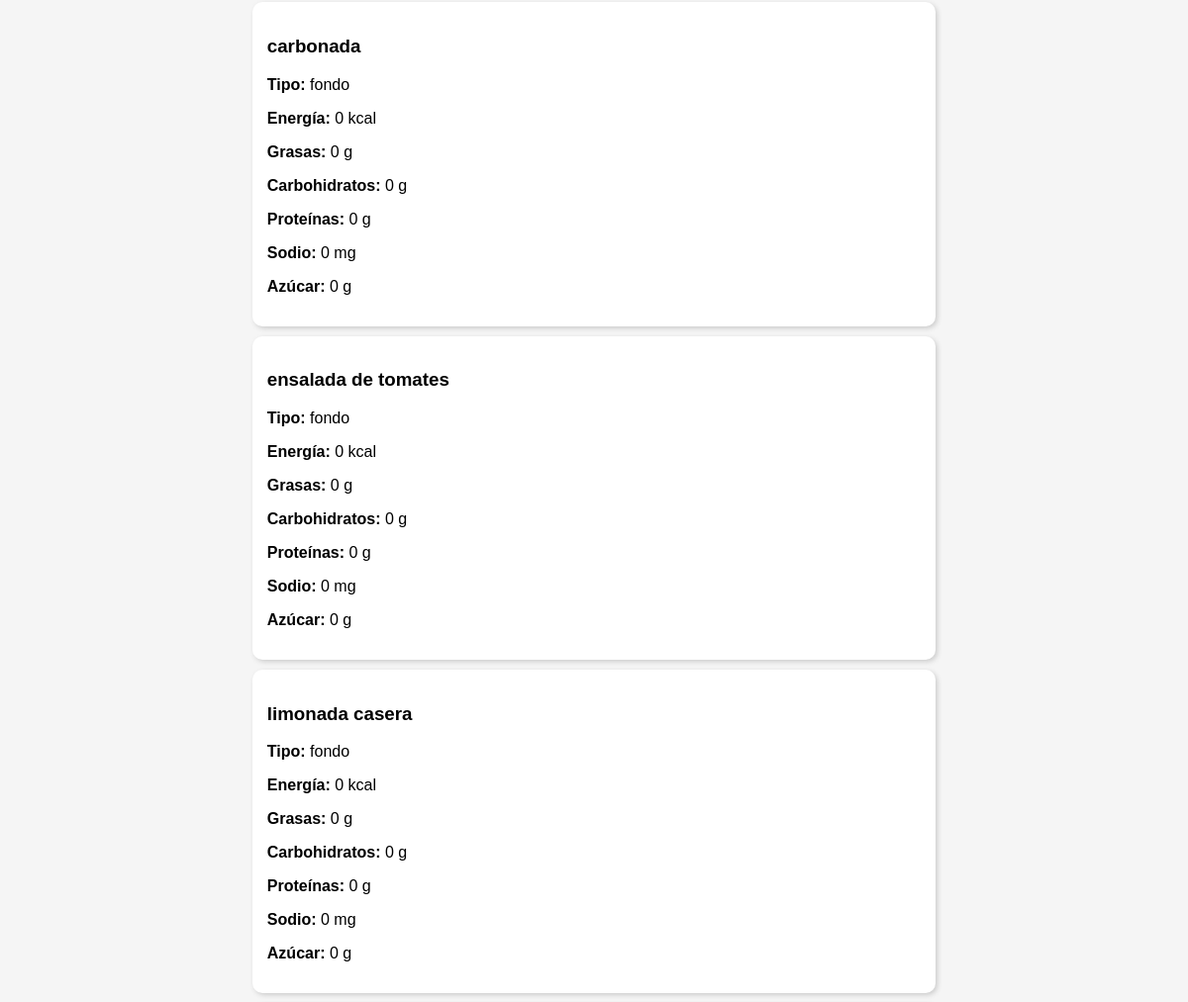
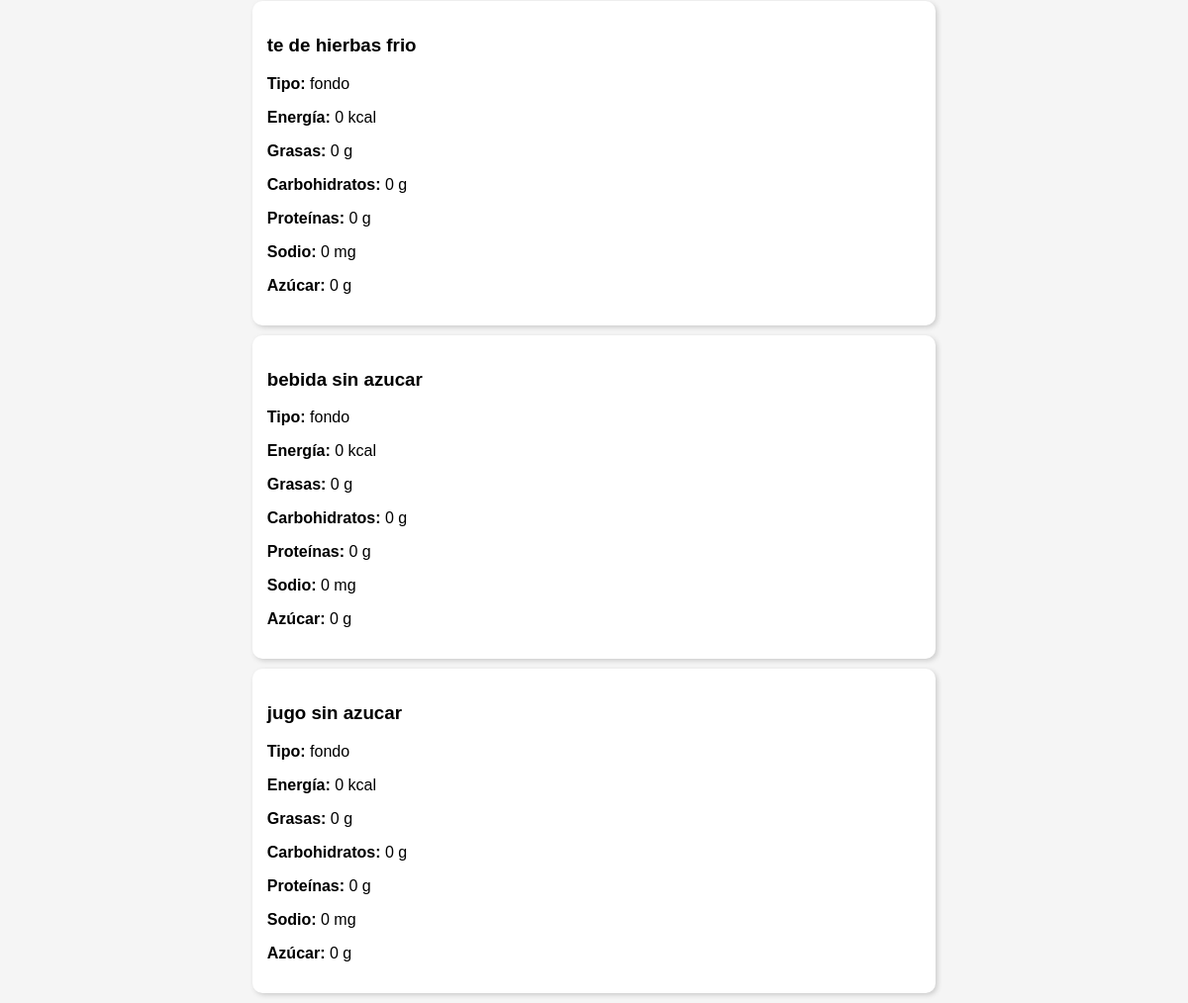
Before: /platos/ (lower part) with the older database file (2 pictures, top to bottom).
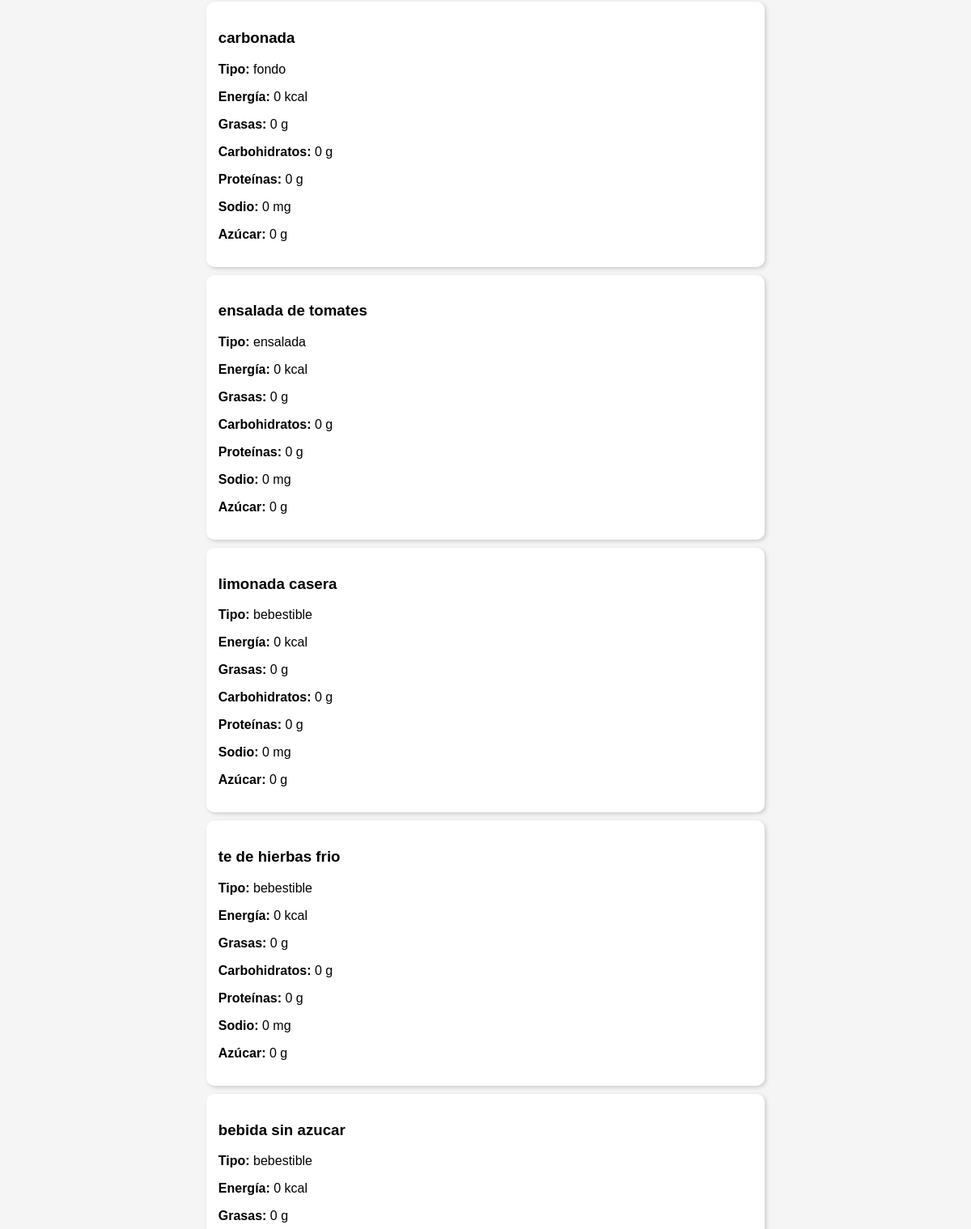
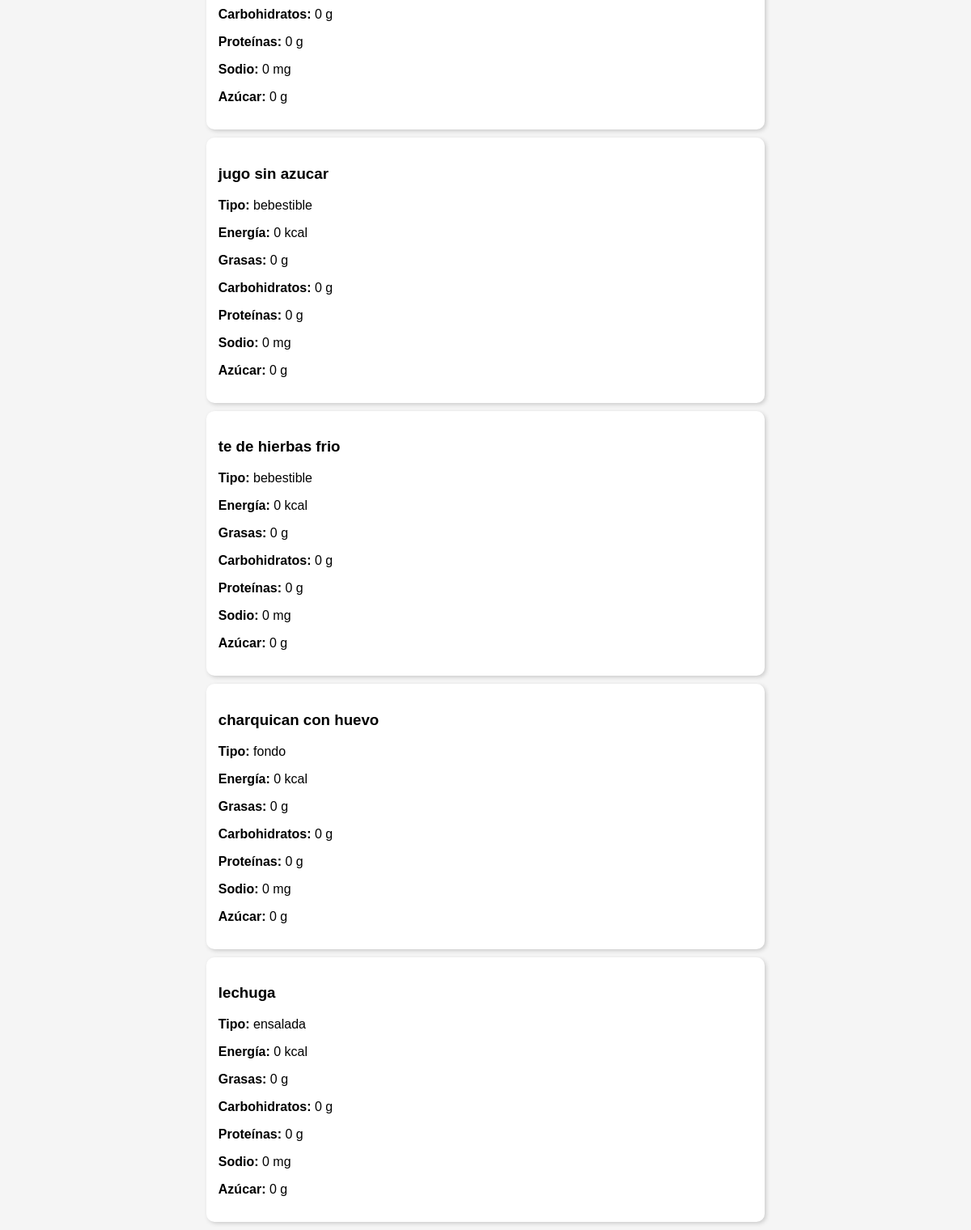
After: the same page with the newer database file (2 pictures, top to bottom).
### nutricion/models.py (models this page shows, shortened)
class Plato(models.Model):
    TIPO_PLATO = [
    ('principal', 'Principal'),
    ('acompanamiento', 'Acompañamiento'),
    ('bebida', 'Bebida'),
    ('fruta', 'Fruta'),
    ('snack', 'Snack'),
]
    nombre = models.CharField(max_length=100)
    tipo = models.CharField(max_length=20, choices=TIPO_PLATO)
    descripcion = models.TextField(blank=True)

### nutricion/views.py (the view)
# urls.py: path('platos/', lista_platos, name='platos'),
def lista_platos(request):
    platos = Plato.objects.all()
    datos = []
    for plato in platos:
        nutrientes = calcular_nutrientes_plato(plato)
        alertas = generar_alertas(nutrientes)
        datos.append({
            "plato": plato,
            "nutrientes": nutrientes,
            "alertas": alertas
        })
    return render(request, 'nutricion/lista_platos.html', {'datos': datos})

### nutricion/utils.py (called while the page is built)
def calcular_nutrientes_plato(plato):
    total = {
        "energia": 0,
        "grasas": 0,
        "carbohidratos": 0,
        "proteinas": 0,
        "sodio": 0,
        "azucar": 0,
    }
    for ingrediente in plato.ingrediente_set.all(): #recorremos los ingredientes del plato
        alimento = ingrediente.alimento #conexion de ingrediente con alimento
        gramos = ingrediente.cantidad_gramos or 0
        total["energia"] += (alimento.energia or 0) * gramos / 100
        total["grasas"] += (alimento.grasas or 0) * gramos / 100
        total["carbohidratos"] += (alimento.carbohidratos or 0) * gramos / 100
        total["proteinas"] += (alimento.proteinas or 0) * gramos / 100
        total["sodio"] += (alimento.sodio or 0) * gramos / 100
        total["azucar"] += (alimento.azucar or 0) * gramos / 100
    return total

def generar_alertas(nutrientes, persona=None):
    alertas = []
    if nutrientes["sodio"] > 200:
        alertas.append("⚠️ Alto en sodio")
    if nutrientes["azucar"] > 25:
        alertas.append("🍬 Alto en azúcar")
    return alertas

### nutricion/templates/nutricion/lista_platos.html (shortened to what this page needs)
<!DOCTYPE html>
<html>
<head>
</head>
<body style="font-family: Arial; background-color: #f5f5f5;">
    <div style="width: 60%; margin: auto;">
       {% for item in datos %}
            <div style="background: white; padding: 15px; margin: 10px; border-radius: 10px; box-shadow: 2px 2px 5px #ccc;">
                <h3>{{ item.plato.nombre }}</h3>
                <p><strong>Tipo:</strong> {{ item.plato.tipo }}</p>
                <p><strong>Energía:</strong> {{ item.nutrientes.energia }} kcal</p>
                <p><strong>Grasas:</strong> {{ item.nutrientes.grasas }} g</p>
                <p><strong>Carbohidratos:</strong> {{ item.nutrientes.carbohidratos }} g</p>
                <p><strong>Proteínas:</strong> {{ item.nutrientes.proteinas }} g</p>
                <p><strong>Sodio:</strong> {{ item.nutrientes.sodio }} mg</p>
                <p><strong>Azúcar:</strong> {{ item.nutrientes.azucar }} g</p>
            </div>
        {% empty %}
            <p>No hay comidas registradas 😢</p>
        {% endfor %}
    </div>
</body>
</html>

Changed rows visible on the page:
changed Plato "ensalada de tomates": plato.tipo "fondo" → "ensalada"
changed Plato "limonada casera": plato.tipo "fondo" → "bebestible"
changed Plato (number 4 of 9 on the later page): plato.tipo "fondo" → "bebestible"
changed Plato "bebida sin azucar": plato.tipo "fondo" → "bebestible"
changed Plato "jugo sin azucar": plato.tipo "fondo" → "bebestible"
added Plato: plato.nombre "te de hierbas frio", plato.tipo "bebestible", nutrientes.energia "0", nutrientes.grasas "0", nutrientes.carbohidratos "0", nutrientes.proteinas "0", nutrientes.sodio "0", nutrientes.azucar "0"
added Plato: plato.nombre "charquican con huevo", plato.tipo "fondo", nutrientes.energia "0", nutrientes.grasas "0", nutrientes.carbohidratos "0", nutrientes.proteinas "0", nutrientes.sodio "0", nutrientes.azucar "0"
added Plato: plato.nombre "lechuga", plato.tipo "ensalada", nutrientes.energia "0", nutrientes.grasas "0", nutrientes.carbohidratos "0", nutrientes.proteinas "0", nutrientes.sodio "0", nutrientes.azucar "0"
